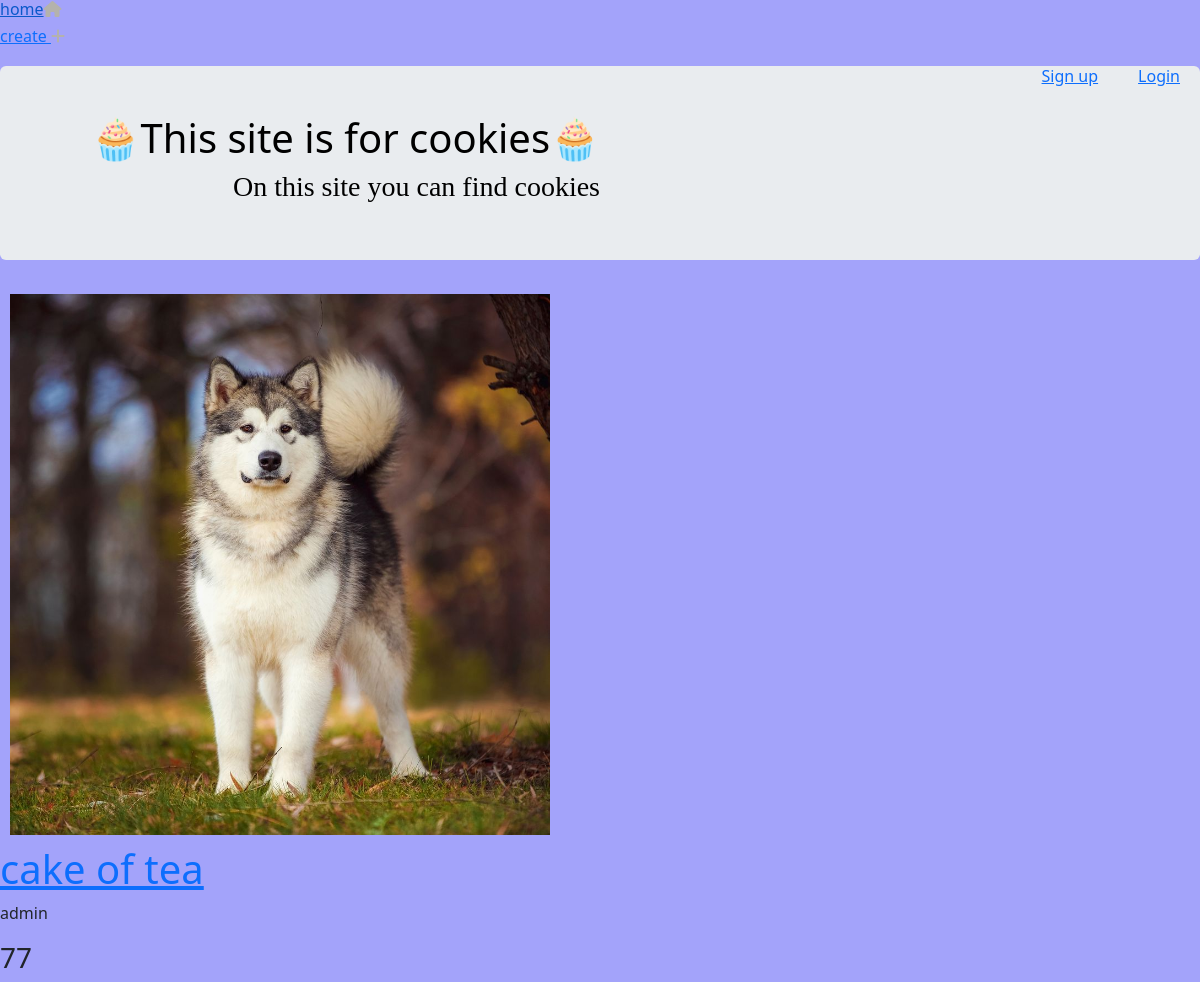
Before: / with the older database file.
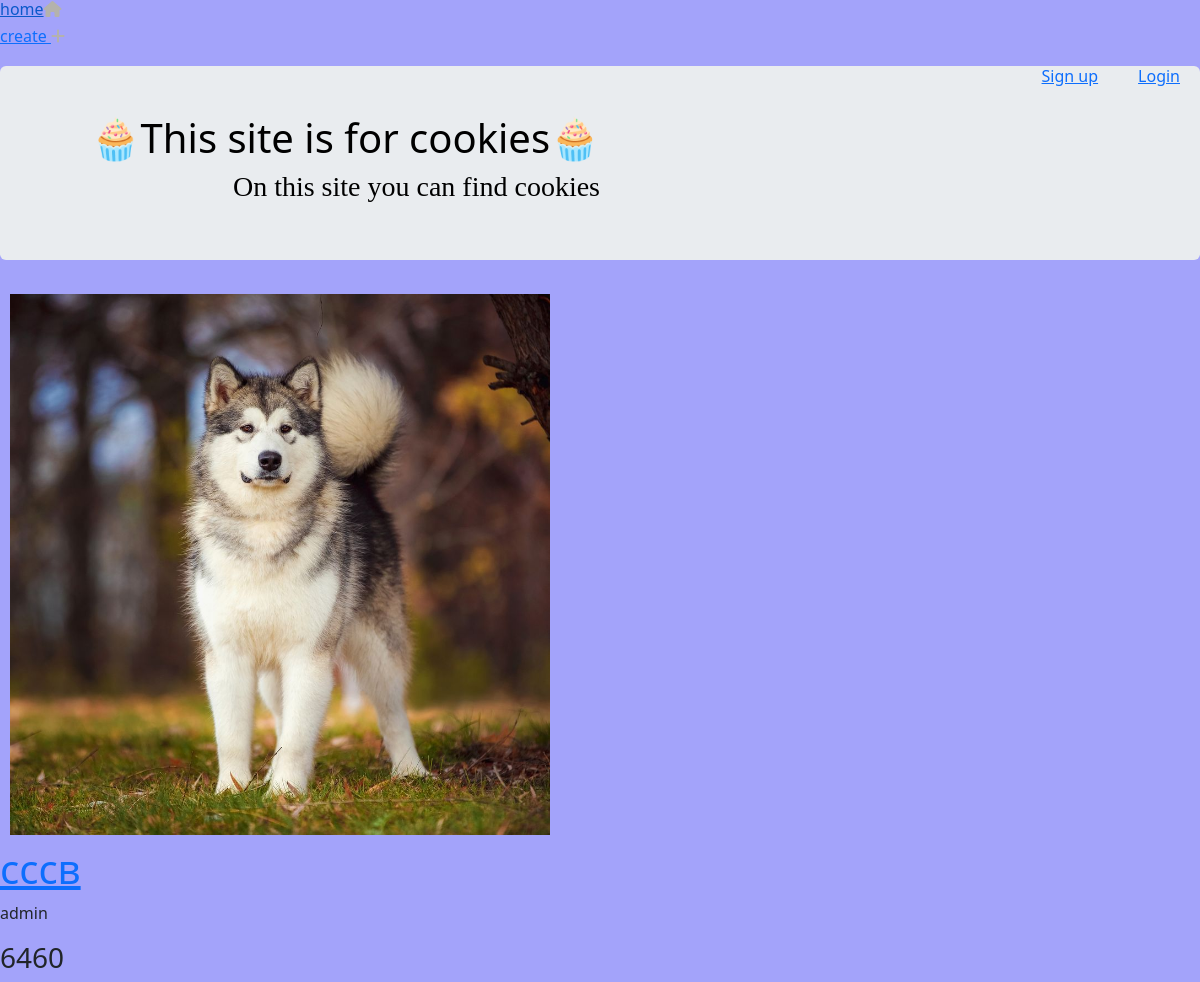
After: the same page with the newer database file.
### book/models.py (models this page shows, shortened)
class Book(Model):
    author= ForeignKey(
        User,
        verbose_name='Author',
        on_delete=CASCADE
    )
    name=CharField(
        'name of book',
        max_length=128
    )
    description = TextField(
        'description of the book',
        blank=True,
        null=True
    )
    price = PositiveBigIntegerField(
        'price of the book',
        default=0
    )
    cover = ImageField(
        'cover image of the book',
        upload_to= 'books-images/'
    )
    class Meta:
        verbose_name ='book'
        verbose_name_plural = 'books'

### book/views.py (the view)
# urls.py: path('', BookList.as_view(), name='book_list'),
class BookList(ListView):
    model = Book
    template_name = 'book/books.html'
    context_object_name = 'books'

### book/templates/book/books.html (shortened to what this page needs)
{% extends 'base.html' %}
{% block content %}
<div class="p-4 p-md-5 mb-4 rounded text-body-emphasis bg-body-secondary">
    <div class="col-lg-6 px-0">
      <h1 style="text-align: right; font-family: 'Segoe UI', Tahoma, Geneva, Verdana, sans-serif;">🧁This site is for cookies🧁</h1 >
      <h3 style="text-align: right; font-family:Showcard Gothic" >On this site you can find cookies</h3>
    </div>
  </div>
    {% for book in books %}
        <div class="book">
            <img src="{{ book.cover.url }}" alt="">
            <a href="{% url 'book_detail' book.pk %}">
                <h1>{{ book.name }}</h1>
            </a>
            <p>{{ book.author }}</p>
            <h3>{{ book.price }}</h3>
        </div>
    {% endfor %}
{% endblock content %}

### templates/base.html (shortened to what this page needs)
{% load static %}
<!DOCTYPE html>
<html lang="en">
<head>
    <link rel="stylesheet" href="https://cdnjs.cloudflare.com/ajax/libs/font-awesome/6.5.1/css/all.min.css" />
    <link href="https://cdn.jsdelivr.net/npm/bootstrap@5.3.2/dist/css/bootstrap.min.css" rel="stylesheet">
    <link rel="stylesheet" href="{% static 'style.css' %}">
</head>
<body>
    {% include 'header.html' %}
    {% block content %}
    {% endblock content %}
</body>
</html>

### templates/header.html (shortened to what this page needs)
<div class="header">
    <h6><a href="{% url 'book_list' %}">home<i class="fa-solid fa-house" style="color: #b4b2ac;"></i></a></h6>
    <h6> <a href="{% url 'book_create' %}">create <i class="fa-solid fa-plus" style="color: #b4b2ac;"></i></a></h6>
        {% if user.is_authenticated %}
           <a class="datas" href="{% url 'logout' %}">Log out</a>
           <a class="datas">{{ user.username }}</a>
        {% else %}
           <a class="datas" href="{% url 'login' %}"> Login</a>
           <a class ="datas" href="{% url 'signu' %}"> Sign up</a>
        {% endif %}
</div>

### book/templates/book/books.html (style rules this page uses)
body { background-color: rgb(163, 163, 250); }
img { max-width: 70vh; padding: 10px; }

### templates/header.html (style rules this page uses)
.header .datas { float: right; padding: 0px 10px; margin: 10px; }
.header { margin-bottom: 20px; }

Changed rows visible on the page:
removed Book: cover (picture), name "cake of tea", author "admin", price "77"
added Book: cover (picture), name "сссв", author "admin", price "6460"
